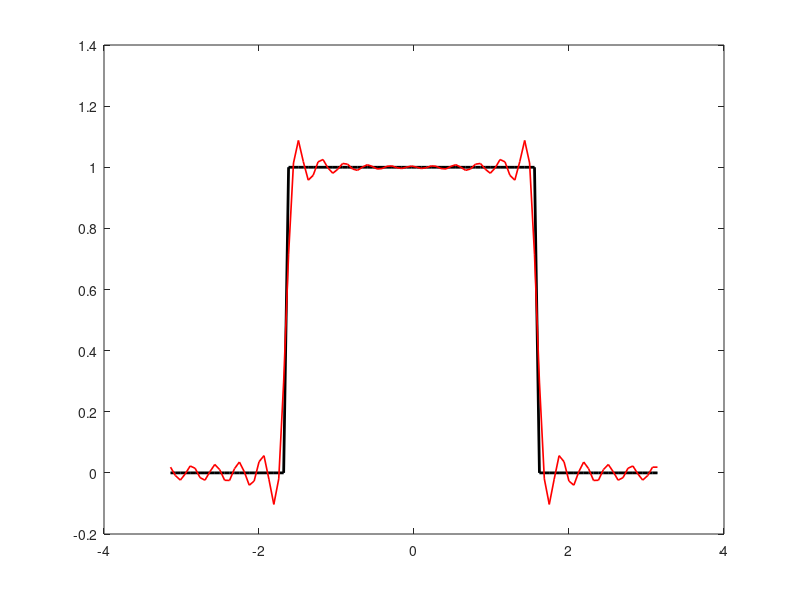

This chart was generated by the following MATLAB code:
%Código em matlab para trabalho do 
% curso de Sinais e Sistemas Lineares
%do curso de engenharia elétrica do IME
clc, clearvars


%Definindo o domínio
T = 2*pi; Ampl =1; tal = T/4; N = 100; L = T/2;
dt = 2*L/(N-1);
t = -L:dt:L;

%Definindo a função
f = 0*t;
f(N/4:3*N/4) = Ampl;
plot(t,f), hold on

A0 = sum(f.*ones(size(t)))*dt/L;
fFS = A0/2;
for k=1:20
Ak = sum(f.*cos(pi*k*t/L))*dt/L;
Bk = sum(f.*sin(pi*k*t/L))*dt/L;
fFS = fFS + Ak*cos(k*pi*t/L) + Bk*sin(k*pi*t/L);
end
plot(t,f,'k','LineWidth',2)
plot(t,fFS,'r-', 'LineWidth',1.2), hold off
